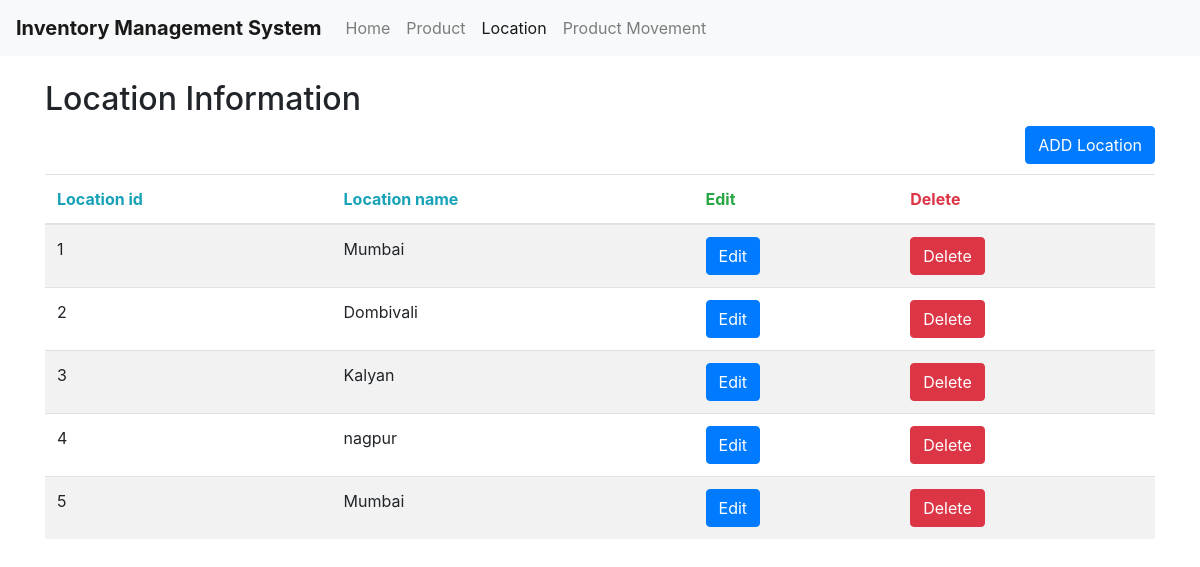
/Location, run on the app's committed database.
### tables this page shows
CREATE TABLE locations (locationID INTEGER PRIMARY KEY, locationName TEXT);

### home.py (the view)
@app.route("/Location")
def Location():
   con = sql.connect("database.db")
   con.row_factory = sql.Row
   cur = con.cursor()
   cur.execute("select * from locations")
   rows = cur.fetchall();
   return  render_template('Location.html',rows = rows)

### templates/Location.html (shortened to what this page needs)
<!DOCTYPE html>
<html>
<head>
	<link rel="stylesheet" href="https://stackpath.bootstrapcdn.com/bootstrap/4.1.3/css/bootstrap.min.css">
</head>
<body>
				<nav class="navbar navbar-expand-lg navbar-light bg-light">
			  <a class="navbar-brand" href="#"><b>Inventory Management System</b></a>
			  <div class="collapse navbar-collapse" id="navbarNavAltMarkup">
			    <div class="navbar-nav">
			      <a class="nav-item nav-link" href="/home">Home</a>
			      <a class="nav-item nav-link " href="/Product">Product </a>
			      <a class="nav-item nav-link active" href="/Location">Location	<span class="sr-only">(current)</span></a>
			      <a class="nav-item nav-link" href="/ProductMovement">Product Movement</a>
			    </div>
			  </div>
			</nav>
<div class="container">
  <h2>Location Information</h2>
<div class="float-md-right">
  <button type="button" class="btn btn-primary" data-toggle="modal" data-target="#exampleModal">ADD Location</button></div>
 </div>
  <table class="table table-striped">
    <thead>
      <tr>
        <th class="text-info">Location id</th>
        <th class="text-info">Location name</th>
        <th class="text-success">Edit</th>
        <th class="text-danger">Delete</th>
      </tr>
    </thead>
    <tbody>
     {% for row in rows %}
            <tr>
               <td>{{row["locationID"]}}</td>
               <td>{{row["locationName"]}}</td>
               <td>
                    <a><button class="btn btn-primary" OnClick='showModal({{row["locationID"]}},"{{row["locationName"]}}");'>Edit</button></a></td>
                       <td> <a href='deletelocation/{{row["locationID"]}}'><button class="btn btn-danger">Delete</button></a>
                     </td>
            </tr>
         {% endfor %}
    </tbody>
  </table>
</body>
</html>

### data on the page
locations: locationID "1", locationName "Mumbai"
locations: locationID "2", locationName "Dombivali"
locations: locationID "3", locationName "Kalyan"
locations: locationID "4", locationName "nagpur"
locations: locationID "5", locationName "Mumbai"
